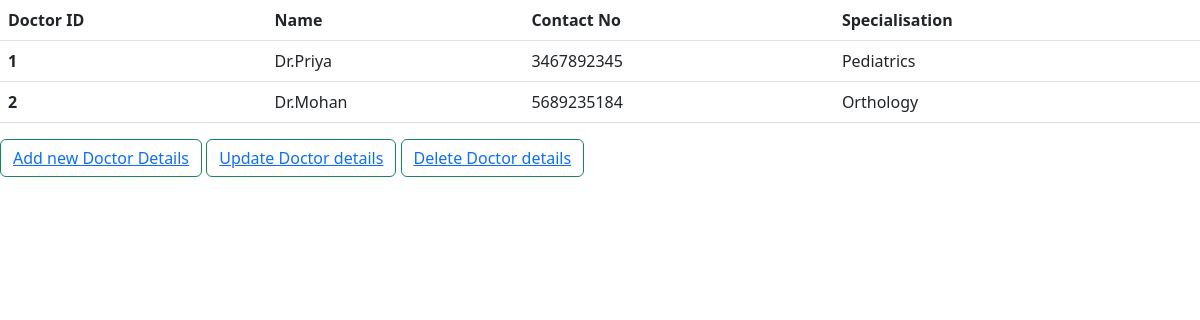
Screenshot of /doctor_dashboard.php with the database file from the repository.
### tables this page shows
CREATE TABLE `doctor` (
  `Doctor_ID` int(255) NOT NULL,
  `Doctor_Name` varchar(255) NOT NULL,
  `Contact_No` varchar(255) NOT NULL,
  `Specialisation` varchar(255) NOT NULL,
  `Hospital_ID` int(255) NOT NULL
);

### doctor_dashboard.php (the view, shortened to what this page needs)
<?php
include('db.php');
?>
<?php
$sql="select * from doctor";
$query2=mysqli_query($conn,$sql);
?>
<!DOCTYPE html>
<html lang="en">
<head>
    <link href="https://cdn.jsdelivr.net/npm/bootstrap@5.2.0/dist/css/bootstrap.min.css" rel="stylesheet">
</head>
<body>
<div class="table-responsive">
<table class="table">
              <thead>
                <tr>
                  <th scope="col">Doctor ID</th>
                  <th scope="col">Name</th>
                  <th scope="col">Contact No</th>
                  <th scope="col">Specialisation</th>
                </tr>
              </thead>
              <tbody>
                <?php while($array=mysqli_fetch_row($query2)): ?>
                <tr>
                    <th scope="row"><?php echo $array[0];?></th>
                    <td><?php echo $array[1];?></td>
                    <td><?php echo $array[2];?></td>
                    <td><?php echo $array[3];?></td>
                </tr>
                <?php endwhile; ?>
              </tbody>
            </table>
            </div>
            <button class="btn btn-outline-success"><a href="insert_doctor.php">Add new Doctor Details</a></button>
            <button class="btn btn-outline-success"><a href="update_doctor.php">Update Doctor details</a></button>
            <button class="btn btn-outline-success"><a href="delete_doctor.php">Delete Doctor details</a></button>
</body>
</html>

### rows the page displays
doctor: Doctor_ID "1", Doctor_Name "Dr.Priya", Contact_No "3467892345", Specialisation "Pediatrics"
doctor: Doctor_ID "2", Doctor_Name "Dr.Mohan", Contact_No "5689235184", Specialisation "Orthology"
